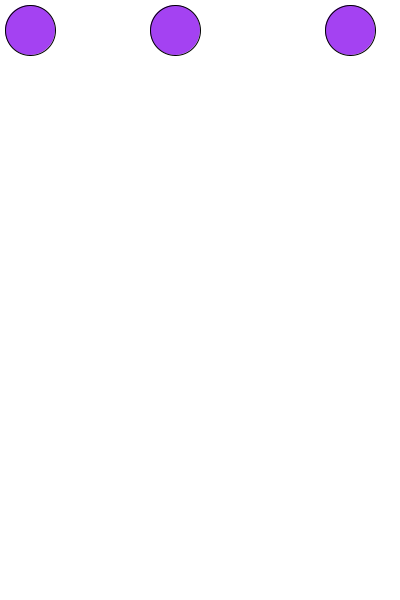
Frame 1 (no input)
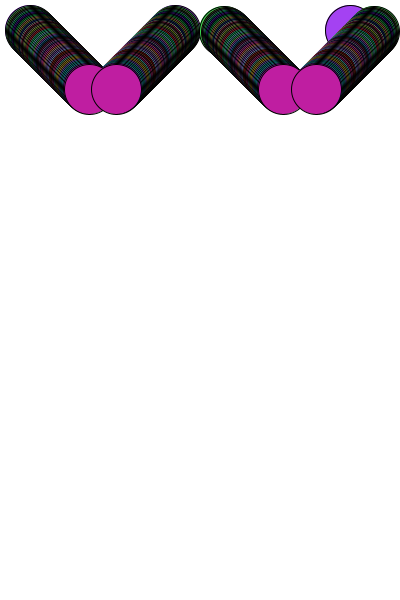
Frame 60 (the mouse pressed at the canvas centre just before this capture)
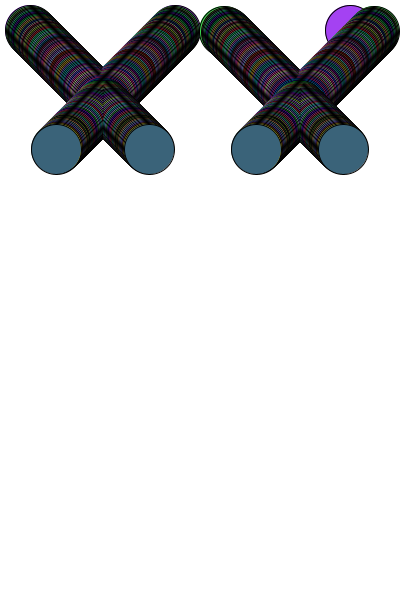
Frame 120 (the mouse held since frame 60 and released just before this capture)

The Processing sketch that drew these frames (run headless with seeded random() and noise(); from frame 60 on, the mouse is pressed at the canvas centre):

// Processing sketch: processing_99065
// ── processing_99065.pde

float ballY = 30;
float ballYSpeed = 1;
float ballX = 30;
float ballXSpeed = 1;
float ballA = 30;
float ballASpeed = 1;
float ballZ = 175;
float ballZSpeed = 1;
float ballB = 575;
float ballBSpeed = 1;
float ballC = 30;
float ballCSpeed = 1;
float ballV = 350;
float ballVSpeed = 1;
float ballQ = 30;
float ballQSpeed = 1;
void setup()
{
  size(400, 600);
  background(255);
  smooth();
  frameRate(60);
}  

void draw()
{
  fill(random(255),random(255),random(255));
  ellipse(ballX, ballY,50,50);
  ellipse(ballZ,ballA,50,50);
  ellipse(ballB,ballC,50,50);
  ellipse(ballV,ballQ,50,50);
  if (ballY >= 575)
  {
    ballY = 575; 
    ballYSpeed = -ballYSpeed;
  }

  if (ballY <= 25)
  {
    ballY = 25; 
    ballYSpeed = -1 * ballYSpeed;
  }
  
   if (ballX >= 175)
  {
    ballX = 175; 
    ballXSpeed = -ballXSpeed;
  }

  if (ballX <= 25)
  {
    ballX = 25; 
    ballXSpeed = -1 * ballXSpeed;
  }
  
    if (ballA >= 575)
  {
    ballA = 575; 
    ballASpeed = -ballASpeed;
  }

  if (ballA <= 25)
  {
    ballA = 25; 
    ballASpeed = -1 * ballASpeed;
  }
  
   if (ballZ >= 375)
  {
    ballZ = 375; 
    ballZSpeed = -ballZSpeed;
  }

  if (ballZ <= 225)
  {
    ballZ = 225; 
    ballZSpeed = -1 * ballZSpeed;
  }
      if (ballB >= 375)
  {
    ballB = 375; 
    ballBSpeed = -ballBSpeed;
  }

  if (ballB <= 25)
  {
    ballB = 25; 
    ballBSpeed = -1 * ballBSpeed;
  }
  
   if (ballC >= 575)
  {
    ballC = 575; 
    ballCSpeed = -ballCSpeed;
  }

  if (ballC <= 25)
  {
    ballC = 25; 
    ballCSpeed = -1 * ballCSpeed;
  }
   if (ballQ >= 575)
  {
    ballQ = 575; 
    ballQSpeed = -ballQSpeed;
  }

  if (ballQ <= 25)
  {
    ballQ = 25; 
    ballQSpeed = -1 * ballQSpeed;
  }
  
   if (ballV >= 175)
  {
    ballV = 175; 
    ballVSpeed = -ballVSpeed;
  }

  if (ballV <= 25)
  {
    ballV = 25; 
    ballVSpeed = -1 * ballVSpeed;
  }
  
  ballX = ballX + ballXSpeed;

  ballY = ballY + ballYSpeed;
  
  ballA = ballA + ballASpeed;
  
  ballZ = ballZ + ballZSpeed;
  
  ballB = ballB + ballBSpeed;
  
  ballC = ballC + ballCSpeed;
  
  ballV = ballV + ballVSpeed;
  
  ballQ = ballQ + ballQSpeed;
}
